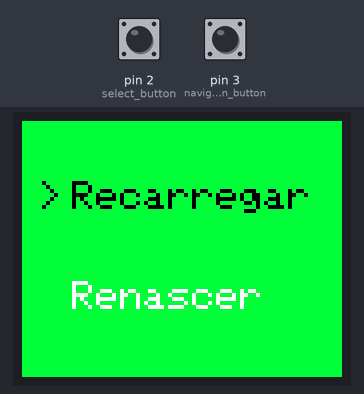
A sketch run on a simulated Arduino Uno, built with avr-gcc and run on an emulated ATmega328P. Parts: 160×128 colour display. The inputs (shaded band) are chosen by the test bench; at power-on: pin 2 (select_button) LOW, pin 3 (navigation_button) LOW. What the sketch prints to the serial monitor is not drawn.

Above: at 1.2 s.
1.3 s: pin 2 (select_button) pulled HIGH for 0.15 s
At 2.5 s:
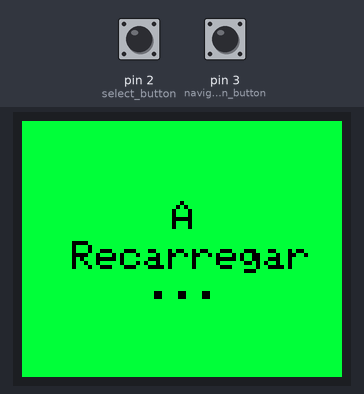
4.4 s: pin 3 (navigation_button) pulled HIGH for 3.2 s
At 8.2 s:
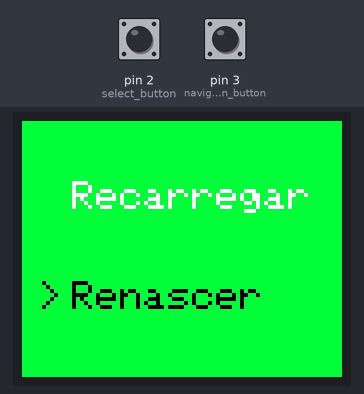
9.1 s: pin 2 (select_button) pulled HIGH for 1 s
At 9.8 s:
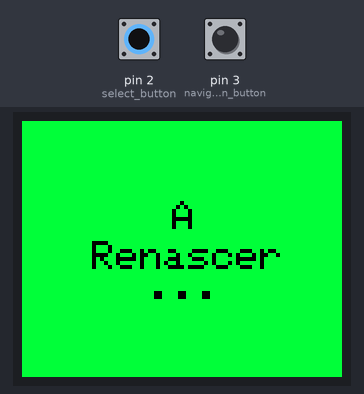
Timing chart, 0 to 12.1 s (numbered marks = the images above; inputs shaded):
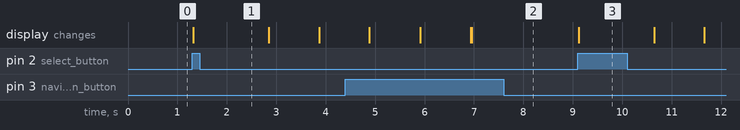

Measured:
- after the input at 1.3 s, the display: changes at once (image 1)
- after the input at 4.4 s, the display: first differs from a run without the input after 2.6 s (image 2)
- after the input at 9.1 s, the display: changes at once (image 3)

The sketch:

Base.ino
```cpp
#include <TFT.h>
#include <SPI.h>
#include <SoftwareSerial.h>

// TFT display pins
#define cs 10
#define dc 9
#define rst 8

// Menu option: 1 = Reload | 0 = Respawn
int opcao = 1;

TFT TFTscreen = TFT(cs, dc, rst);
SoftwareSerial HC05(5, 6); // Bluetooth HC-05 (Master)

void setup() {
  TFTscreen.begin();
  TFTscreen.background(0, 255, 59);

  // Input buttons
  pinMode(3, INPUT); // navigation button
  pinMode(2, INPUT); // select button

  Serial.begin(9600);
  HC05.begin(9600);

  // Initial screen
  TFTscreen.setCursor(25, 80);
  TFTscreen.setTextSize(2);
  TFTscreen.setTextColor(0xFFFF);
  TFTscreen.print("Renascer");

  TFTscreen.setCursor(25, 30);
  TFTscreen.setTextSize(2);
  TFTscreen.setTextColor(0x0000);
  TFTscreen.print("Recarregar");

  TFTscreen.setCursor(8, 30);
  TFTscreen.setTextSize(2);
  TFTscreen.setTextColor(0x0000);
  TFTscreen.print(">");
}

void loop() {
  if (digitalRead(3) == 1) { // switch between reload/respawn
    if (opcao == 1) {
      TFTscreen.background(0, 255, 59);
      TFTscreen.setCursor(25, 80);
      TFTscreen.setTextSize(2);
      TFTscreen.setTextColor(0x0000);
      TFTscreen.print("Renascer");

      TFTscreen.setCursor(25, 30);
      TFTscreen.setTextSize(2);
      TFTscreen.setTextColor(0xFFFF);
      TFTscreen.print("Recarregar");

      TFTscreen.setCursor(8, 80);
      TFTscreen.setTextSize(2);
      TFTscreen.setTextColor(0x0000);
      TFTscreen.print(">");
      opcao--;
    }
    else if (opcao == 0) {
      TFTscreen.background(0, 255, 59);
      TFTscreen.setCursor(25, 80);
      TFTscreen.setTextSize(2);
      TFTscreen.setTextColor(0xFFFF);
      TFTscreen.print("Renascer");

      TFTscreen.setCursor(25, 30);
      TFTscreen.setTextSize(2);
      TFTscreen.setTextColor(0x0000);
      TFTscreen.print("Recarregar");

      TFTscreen.setCursor(8, 30);
      TFTscreen.setTextSize(2);
      TFTscreen.setTextColor(0x0000);
      TFTscreen.print(">");
      opcao++;
    }
    while (digitalRead(3) == 1) { } // wait until button release
  }
  else if (digitalRead(2) == 1) { // confirm option
    if (opcao == 1) { // Reload
      TFTscreen.background(0, 255, 59);
      TFTscreen.setCursor(75, 40);
      TFTscreen.setTextSize(2);
      TFTscreen.setTextColor(0x0000);
      TFTscreen.print("A");
      TFTscreen.setCursor(25, 60);
      TFTscreen.print("Recarregar");
      TFTscreen.setCursor(62, 75);
      TFTscreen.print("...");
      delay(1500);

      // Countdown 3..2..1
      TFTscreen.background(0, 255, 59);
      TFTscreen.setCursor(62, 35);
      TFTscreen.setTextSize(8);
      TFTscreen.setTextColor(0x0000);
      TFTscreen.print("3");
      delay(1000);
      TFTscreen.background(0, 255, 59);
      TFTscreen.setCursor(62, 35);
      TFTscreen.setTextSize(8);
      TFTscreen.setTextColor(0x0000);
      TFTscreen.print("2");
      delay(1000);
      TFTscreen.background(0, 255, 59);
      TFTscreen.setCursor(62, 35);
      TFTscreen.setTextSize(8);
      TFTscreen.setTextColor(0x0000);
      TFTscreen.print("1");
      delay(1000);

      // GO message
      TFTscreen.background(0, 255, 59);
      TFTscreen.setCursor(36, 35);
      TFTscreen.setTextSize(8);
      TFTscreen.setTextColor(0x0000);
      TFTscreen.print("GO");
      delay(1000);

      HC05.write(1); // send reload signal
      Serial.println("1");

      // Reset screen
      TFTscreen.background(0, 255, 59);
      TFTscreen.setCursor(25, 80);
      TFTscreen.setTextSize(2);
      TFTscreen.setTextColor(0xFFFF);
      TFTscreen.print("Renascer");

      TFTscreen.setCursor(25, 30);
      TFTscreen.setTextSize(2);
      TFTscreen.setTextColor(0x0000);
      TFTscreen.print("Recarregar");

      TFTscreen.setCursor(8, 30);
      TFTscreen.setTextSize(2);
      TFTscreen.setTextColor(0x0000);
      TFTscreen.print(">");
    }
    else if(opcao == 0){ // Respawn
      TFTscreen.background(0, 255, 59);
      TFTscreen.setCursor(75, 40);
      TFTscreen.setTextSize(2);
      TFTscreen.setTextColor(0x0000);
      TFTscreen.print("A");
      TFTscreen.setCursor(35, 60);
      TFTscreen.print("Renascer");
      TFTscreen.setCursor(62, 75);
      TFTscreen.print("...");
      delay(1500);

      // Countdown 5..4..3..2..1
      TFTscreen.background(0, 255, 59);
      TFTscreen.setCursor(62, 35);
      TFTscreen.setTextSize(8);
      TFTscreen.setTextColor(0x0000);
      TFTscreen.print("5");
      delay(1000);
      TFTscreen.background(0, 255, 59);
      TFTscreen.setCursor(62, 35);
      TFTscreen.setTextSize(8);
      TFTscreen.setTextColor(0x0000);
      TFTscreen.print("4");
      delay(1000);
      TFTscreen.background(0, 255, 59);
      TFTscreen.setCursor(62, 35);
      TFTscreen.setTextSize(8);
      TFTscreen.setTextColor(0x0000);
      TFTscreen.print("3");
      delay(1000);
      TFTscreen.background(0, 255, 59);
      TFTscreen.setCursor(62, 35);
      TFTscreen.setTextSize(8);
      TFTscreen.setTextColor(0x0000);
      TFTscreen.print("2");
      delay(1000);
      TFTscreen.background(0, 255, 59);
      TFTscreen.setCursor(62, 35);
      TFTscreen.setTextSize(8);
      TFTscreen.setTextColor(0x0000);
      TFTscreen.print("1");
      delay(1000);

      // GO message
      TFTscreen.background(0, 255, 59);
      TFTscreen.setCursor(36, 35);
      TFTscreen.setTextSize(8);
      TFTscreen.setTextColor(0x0000);
      TFTscreen.print("GO");
      delay(1000);

      HC05.write(2); // send respawn signal
      Serial.println("2");

      // Reset screen
      TFTscreen.background(0, 255, 59);
      TFTscreen.setCursor(25, 80);
      TFTscreen.setTextSize(2);
      TFTscreen.setTextColor(0xFFFF);
      TFTscreen.print("Renascer");

      TFTscreen.setCursor(25, 30);
      TFTscreen.setTextSize(2);
      TFTscreen.setTextColor(0x0000);
      TFTscreen.print("Recarregar");

      TFTscreen.setCursor(8, 30);
      TFTscreen.setTextSize(2);
      TFTscreen.setTextColor(0x0000);
      TFTscreen.print(">");
      opcao++;
    }
    while (digitalRead(2) == 1) { } // wait until button release
  }
}
```
